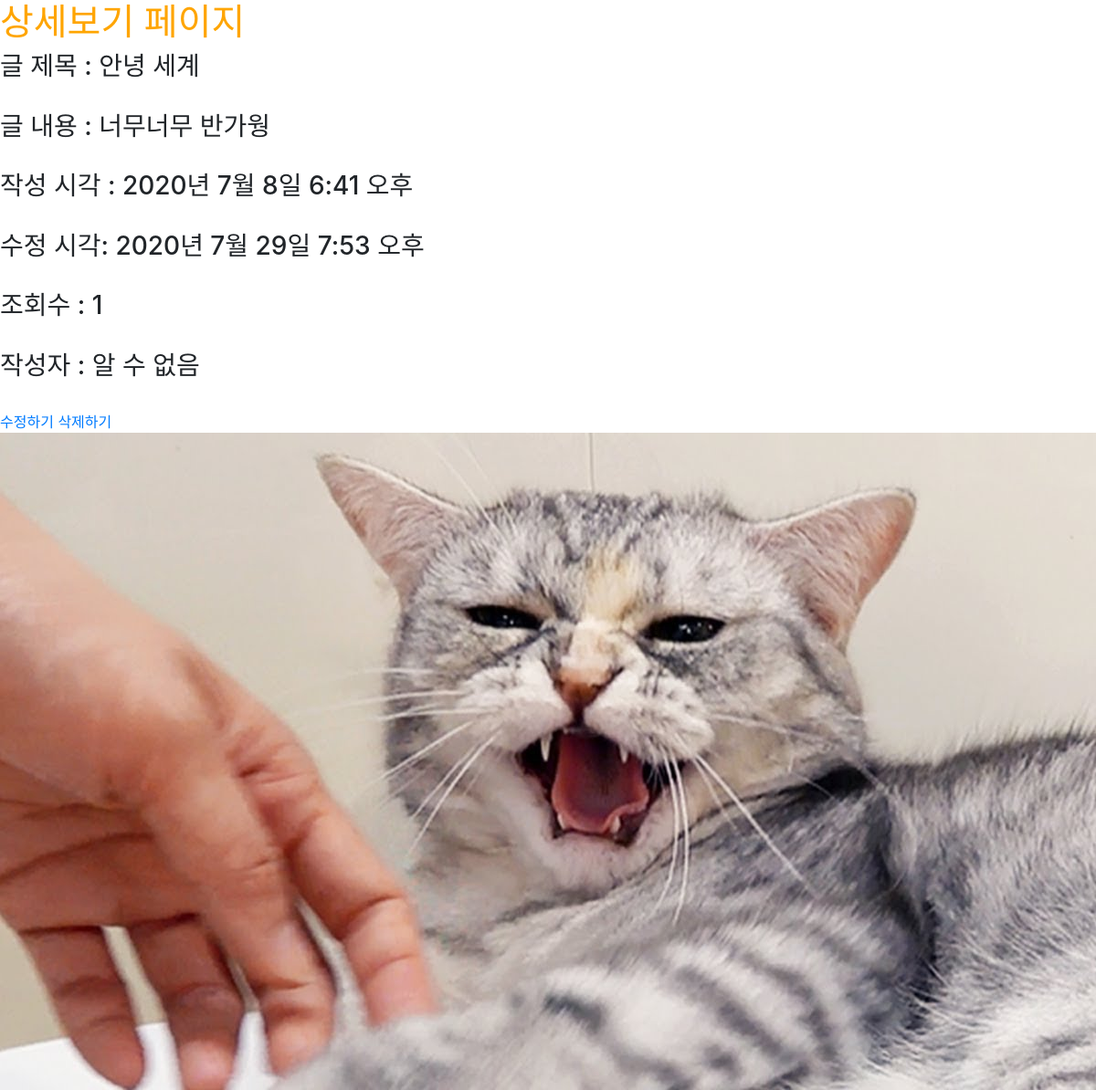
Page /posts/show/3 on the earlier database version.
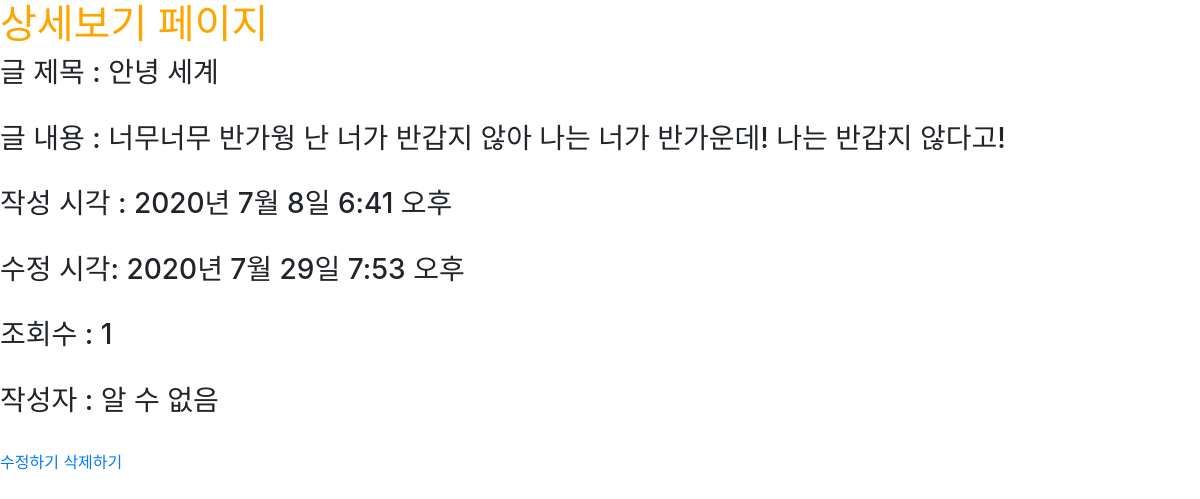
Same page on the later database version.
### posts/models.py (models this page shows)
class Post(models.Model):
    title = models.CharField(max_length=50, null=False)
    content = models.TextField()
    view_count = models.IntegerField(default = 0)
    created_at = models.DateTimeField(auto_now_add = True)
    updated_at = models.DateTimeField(auto_now = True)
    image = models.ImageField(upload_to='images/', null=True)
    user = models.ForeignKey(User, on_delete = models.CASCADE, null=True)

### posts/views.py (the view)
# urls.py: path('show/<int:id>', show, name="show"),
def show(request, id):
    post = Post.objects.get(pk=id)
    post.view_count += 1
    post.save()
    return render(request, 'posts/show.html', {'post': post})

### posts/templates/posts/show.html (shortened to what this page needs)
{% extends 'base.html' %}
{% block content %}
    <h1>상세보기 페이지</h1>
    <h3>글 제목 : {{ post.title }} </h3><br>
    <h3>글 내용 : {{ post.content }} </h3><br>
    <h3>작성 시각 : {{ post.created_at }} </h3><br>
    <h3>수정 시각: {{ post.updated_at }}</h3><br>
    <h3>조회수 : {{ post.view_count }} </h3><br>
    {% if post.user %}
        <h3>작성자 : {{ post.user }} </h3><br>
    {% else %}
        <h3>작성자 : 알 수 없음 </h3><br>
    {% endif %}
    <a href="{% url 'posts:update' post.pk %}">수정하기</a>
    <a href="{% url 'posts:delete' post.pk %}">삭제하기</a>
    {% if post.image %}
	    <img src ="{{ post.image.url }}">
    {% endif %}
{% endblock %}

### myblog/templates/base.html (shortened to what this page needs)
{% load static %}
<!doctype html>
<html lang="en">
  <head>
    <link rel="stylesheet" href="https://stackpath.bootstrapcdn.com/bootstrap/4.5.0/css/bootstrap.min.css">
    <link rel="stylesheet" href="{% static 'css/project.css' %}">
  </head>
  <body>
    {% block content %}
    {% endblock %}
  </body>
</html>

### myblog/static/css/project.css (style rules this page uses)
h1 { color: orange; }

Differences in the rows shown:
changed Post "안녕 세계": content "너무너무 반가웡" → "너무너무 반가웡 난 너가 반갑지 않아 나는 너가 반가운데! 나는 반갑지 않다고!"; image: picture removed
